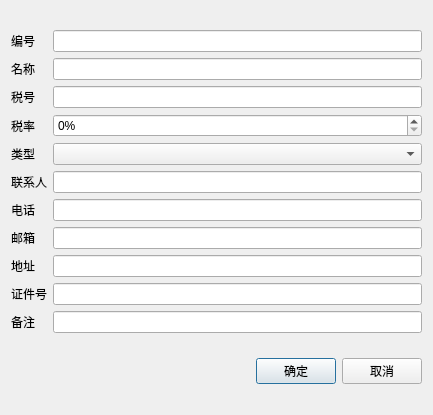
<?xml version="1.0" encoding="UTF-8"?>
<ui version="4.0">
 <class>w_i_inventory_provider_new</class>
 <widget class="QDialog" name="w_i_inventory_provider_new">
  <property name="geometry">
   <rect>
    <x>0</x>
    <y>0</y>
    <width>433</width>
    <height>415</height>
   </rect>
  </property>
  <property name="windowTitle">
   <string>Dialog</string>
  </property>
  <layout class="QVBoxLayout" name="verticalLayout">
   <item>
    <layout class="QGridLayout" name="gridLayout">
     <item row="0" column="1">
      <widget class="QLineEdit" name="lineEdit_ch_providerNo"/>
     </item>
     <item row="1" column="0">
      <widget class="QLabel" name="label_2">
       <property name="text">
        <string>名称</string>
       </property>
      </widget>
     </item>
     <item row="0" column="0">
      <widget class="QLabel" name="label">
       <property name="text">
        <string>编号</string>
       </property>
      </widget>
     </item>
     <item row="7" column="1">
      <widget class="QLineEdit" name="lineEdit_vch_email"/>
     </item>
     <item row="8" column="1">
      <widget class="QLineEdit" name="lineEdit_vch_adress"/>
     </item>
     <item row="8" column="0">
      <widget class="QLabel" name="label_8">
       <property name="text">
        <string>地址</string>
       </property>
      </widget>
     </item>
     <item row="9" column="0">
      <widget class="QLabel" name="label_9">
       <property name="text">
        <string>证件号</string>
       </property>
      </widget>
     </item>
     <item row="9" column="1">
      <widget class="QLineEdit" name="lineEdit_vch_voucherno"/>
     </item>
     <item row="10" column="0">
      <widget class="QLabel" name="label_10">
       <property name="text">
        <string>备注</string>
       </property>
      </widget>
     </item>
     <item row="10" column="1">
      <widget class="QLineEdit" name="lineEdit_vch_memo"/>
     </item>
     <item row="4" column="1">
      <widget class="lds_ComboBox" name="comboBox_ch_typeno"/>
     </item>
     <item row="4" column="0">
      <widget class="QLabel" name="label_4">
       <property name="text">
        <string>类型</string>
       </property>
      </widget>
     </item>
     <item row="2" column="1">
      <widget class="QLineEdit" name="lineEdit_vch_tax_number"/>
     </item>
     <item row="5" column="0">
      <widget class="QLabel" name="label_5">
       <property name="text">
        <string>联系人</string>
       </property>
      </widget>
     </item>
     <item row="5" column="1">
      <widget class="QLineEdit" name="lineEdit_vch_linkman"/>
     </item>
     <item row="6" column="0">
      <widget class="QLabel" name="label_6">
       <property name="text">
        <string>电话</string>
       </property>
      </widget>
     </item>
     <item row="1" column="1">
      <widget class="QLineEdit" name="lineEdit_vch_providerName"/>
     </item>
     <item row="2" column="0">
      <widget class="QLabel" name="label_3">
       <property name="text">
        <string>税号</string>
       </property>
      </widget>
     </item>
     <item row="6" column="1">
      <widget class="QLineEdit" name="lineEdit_vch_tel"/>
     </item>
     <item row="7" column="0">
      <widget class="QLabel" name="label_7">
       <property name="text">
        <string>邮箱</string>
       </property>
      </widget>
     </item>
     <item row="3" column="0">
      <widget class="QLabel" name="label_11">
       <property name="text">
        <string>税率</string>
       </property>
      </widget>
     </item>
     <item row="3" column="1">
      <widget class="lds_spinbox" name="doubleSpinBox_int_tax">
       <property name="suffix">
        <string>%</string>
       </property>
      </widget>
     </item>
    </layout>
   </item>
   <item>
    <layout class="QHBoxLayout" name="horizontalLayout">
     <item>
      <spacer name="horizontalSpacer">
       <property name="orientation">
        <enum>Qt::Horizontal</enum>
       </property>
       <property name="sizeHint" stdset="0">
        <size>
         <width>40</width>
         <height>20</height>
        </size>
       </property>
      </spacer>
     </item>
     <item>
      <widget class="lds_toolbar_button" name="pushButton_ok">
       <property name="text">
        <string>确定</string>
       </property>
       <property name="outer_stylesheet" stdset="0">
        <string>pushbutton</string>
       </property>
      </widget>
     </item>
     <item>
      <widget class="lds_toolbar_button" name="pushButton_cancel">
       <property name="text">
        <string>取消</string>
       </property>
       <property name="outer_stylesheet" stdset="0">
        <string>pushbutton</string>
       </property>
      </widget>
     </item>
    </layout>
   </item>
  </layout>
 </widget>
 <customwidgets>
  <customwidget>
   <class>lds_toolbar_button</class>
   <extends>QPushButton</extends>
   <header>lds_toolbar_button.h</header>
  </customwidget>
  <customwidget>
   <class>lds_ComboBox</class>
   <extends>QComboBox</extends>
   <header>lds_combobox.h</header>
  </customwidget>
  <customwidget>
   <class>lds_spinbox</class>
   <extends>QSpinBox</extends>
   <header>lds_spinbox.h</header>
  </customwidget>
 </customwidgets>
 <resources/>
 <connections/>
</ui>
